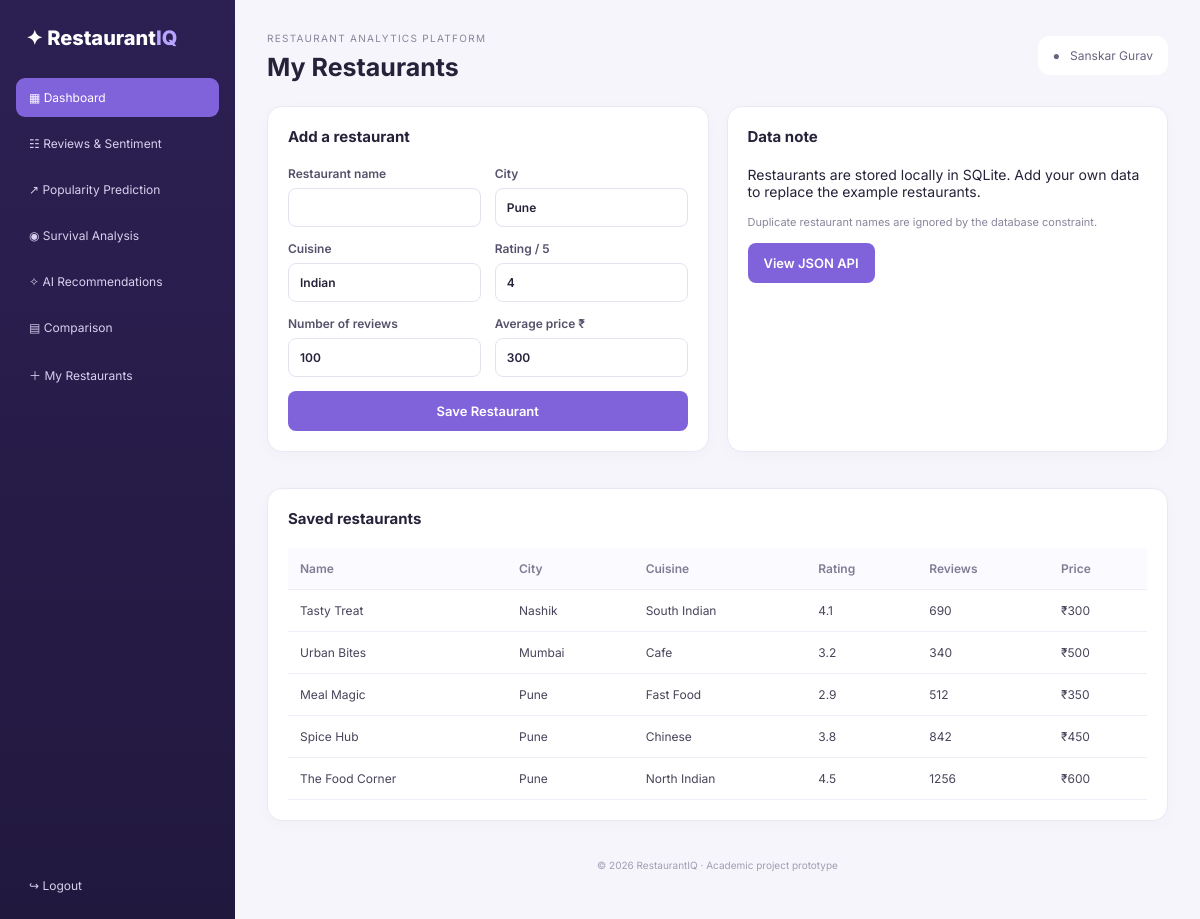
The app's page /restaurants with its own data.
### tables this page shows
CREATE TABLE restaurants(
        id INTEGER PRIMARY KEY AUTOINCREMENT, name TEXT UNIQUE, city TEXT, cuisine TEXT,
        rating REAL, reviews INTEGER, price INTEGER, sentiment INTEGER, survival INTEGER);

### main.py (the view)
@app.get("/restaurants", response_class=HTMLResponse)
def restaurants_page(request: Request):
    return templates.TemplateResponse("restaurants.html",{"request":request,"restaurants":all_restaurants()})

### templates/restaurants.html
{% extends "base.html" %}{% block heading %}My Restaurants{% endblock %}{% block content %}
<div class="twocol"><section class="panel"><h3>Add a restaurant</h3><form method="post" class="formgrid"><label>Restaurant name<input name="name" required></label><label>City<input name="city" value="Pune" required></label><label>Cuisine<input name="cuisine" value="Indian" required></label><label>Rating / 5<input type="number" name="rating" min="0" max="5" step=".1" value="4" required></label><label>Number of reviews<input type="number" name="reviews" min="0" value="100" required></label><label>Average price ₹<input type="number" name="price" min="0" value="300" required></label><button class="full">Save Restaurant</button></form></section><section class="panel"><h3>Data note</h3><p>Restaurants are stored locally in SQLite. Add your own data to replace the example restaurants.</p><p class="muted tiny">Duplicate restaurant names are ignored by the database constraint.</p><a class="buttonlink" href="/api/restaurants">View JSON API</a></section></div>
<section class="panel"><h3>Saved restaurants</h3><div class="tablewrap"><table><tr><th>Name</th><th>City</th><th>Cuisine</th><th>Rating</th><th>Reviews</th><th>Price</th></tr>{% for r in restaurants %}<tr><td>{{r.name}}</td><td>{{r.city}}</td><td>{{r.cuisine}}</td><td>{{r.rating}}</td><td>{{r.reviews}}</td><td>₹{{r.price}}</td></tr>{% endfor %}</table></div></section>{% endblock %}

### static/style.css (style rules this page uses)
:root { --purple:#8062db;--dark:#251b49;--bg:#f6f5fb;--text:#26223a;--muted:#89869c;--line:#ebe8f4 }
* { box-sizing:border-box }
body { margin:0;background:var(--bg);color:var(--text);font-family:Inter,Arial,sans-serif;font-size:14px }
h3 { font-size:15px;margin:0 0 20px }
.metric,.panel { background:#fff;border:1px solid var(--line);border-radius:15px;padding:20px;box-shadow:0 4px 16px #34205c06 }
.twocol { display:grid;grid-template-columns:repeat(2,minmax(0,1fr));gap:18px;margin-bottom:18px }
.panel { margin-bottom:18px;min-width:0 }
label { display:grid;gap:7px;font-size:12px;font-weight:600;color:#55516a }
input,select,textarea { width:100%;border:1px solid #e5e1ef;border-radius:8px;padding:11px;background:#fff;color:var(--text);font:inherit;outline-color:var(--purple) }
.formgrid { display:grid;grid-template-columns:repeat(2,minmax(0,1fr));gap:14px }
.full { grid-column:1/-1 }
button,.buttonlink { border:0;background:var(--purple);color:white;border-radius:8px;padding:12px 16px;font:600 13px Inter;cursor:pointer;text-decoration:none;display:inline-block }
.tablewrap { overflow-x:auto }
table { border-collapse:collapse;width:100%;font-size:12px }
th,td { text-align:left;padding:13px 12px;border-bottom:1px solid #f0edf6;white-space:nowrap }
th { color:#817c94;font-weight:600;background:#fbfaff }
td { color:#48445a }
.muted { color:var(--muted);line-height:1.6 }
.tiny { font-size:11px }

### records on screen
restaurants: name "Tasty Treat", city "Nashik", cuisine "South Indian", rating "4.1", reviews "690", price "300"
restaurants: name "Urban Bites", city "Mumbai", cuisine "Cafe", rating "3.2", reviews "340", price "500"
restaurants: name "Meal Magic", city "Pune", cuisine "Fast Food", rating "2.9", reviews "512", price "350"
restaurants: name "Spice Hub", city "Pune", cuisine "Chinese", rating "3.8", reviews "842", price "450"
restaurants: name "The Food Corner", city "Pune", cuisine "North Indian", rating "4.5", reviews "1256", price "600"
